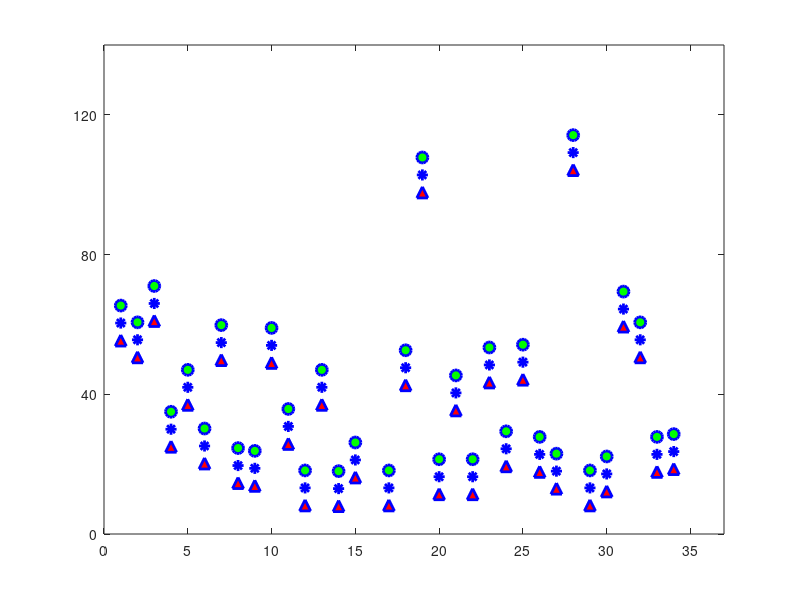

This chart was generated by the following MATLAB code: (Note: this script raises an error after producing the figure.)

clc;
clear all
AVB_TSN = 5+[50.4 45.6 56.0 20.0 32.0 15.2 44.8 9.6 8.8 44.0 20.8 3.2 32.0 3 11.2 149.6 3.2 37.6 92.8 6.4 30.4 6.4 38.4 14.4 39.2 12.8 8.0 99.2 3.2 7.2 54.4 45.6 12.8 13.6];
AVB_NP = 15+[50.4 45.6 56.0 20.0 32.0 15.2 44.8 9.6 8.8 44.0 20.8 3.2 32.0 3 11.2 149.6 3.2 37.6 92.8 6.4 30.4 6.4 38.4 14.4 39.2 12.8 8.0 99.2 3.2 7.2 54.4 45.6 12.8 13.6];
AVB_P = 10+[50.4 45.6 56.0 20.0 32.0 15.2 44.8 9.6 8.8 44.0 20.8 3.2 32.0 3 11.2 149.6 3.2 37.6 92.8 6.4 30.4 6.4 38.4 14.4 39.2 12.8 8.0 99.2 3.2 7.2 54.4 45.6 12.8 13.6];
t = 1:34;

plot(t,AVB_TSN,'^',...
     'LineWidth',2,...
    'MarkerSize',8,... 
     'MarkerEdgeColor','b',...
      'MarkerFaceColor','r');
hold on
  
  plot(t,AVB_NP,'o',...       
    'LineWidth',2,...              % Marker Line Width
    'MarkerSize',8,...            % Marker Size
    'MarkerEdgeColor','b',...      % Marker Edge Color
    'MarkerFaceColor','g');        % Marker face color 

hold on
  
  plot(t,AVB_P,'*',...       
    'LineWidth',2,...              % Marker Line Width
    'MarkerSize',8,...            % Marker Size
    'MarkerEdgeColor','b',...      % Marker Edge Color
    'MarkerFaceColor','g');        % Marker face color 
hold off


xlim([0 37])                % X-Axis Limit 
ylim([0 140])              % Y-Axis Limit
xticks(0:5:35);     % Increment Limit in the X-Axis
yticks(0:40:120);         % Increment Limit in the Y-Axis


% properties of XTickLabel
 ax=gca;
 a = get(gca,'XTickLabel');
 ax.Color = 'w'; % Backgroud color 
 ax.FontName = 'Times New Roman'; %Front of the XTickLabel
 ax.FontWeight='bold';  % Front type of the XTickLabel
 ax.FontSize=18;         % Front size of the XTickLabel
 ax.FontAngle='normal';  % front type, Can be 'italic'
 ax.TickDir='in';        % line tik , can be 'out';'both'

  %%
% properties of YTickLabel
 ax=gca;
 a = get(gca,'YTickLabel');
 ax.Color = 'w'; % Backgroud color 
 ax.FontName = 'Times New Roman';%Front of the YTickLabel
 ax.FontWeight='bold';% Front type of the YTickLabel
 ax.FontSize=18;% Front size of the YTickLabel
 ax.FontAngle='normal';% front type, Can be 'italic'
 ax.TickDir='in'; % line tik , can be 'out';'both'

%%
% Properties of X-Label
xlab=xlabel('AVB Traffic Flow'); % Text Title of the X-Label
xlab.FontSize=18;                      % Text Front Size of the X-Label
xlab.FontName=('Times New Roman');     % Text Type of front for X-Label
xlab.FontWeight='bold';                % Text Type of front, can be 'normal'
xlab.Color=('k');                      % Text color of the X-Label
ax.XAxis.LineWidth = 1.5;                % Width of the X-Axis Line Bar
ax.XAxis.Color = 'k';                  % Color of the X-Axis Line Bar

%%
% Properties of Y-Label
ylab=ylabel('WCDs(\mus)'); % Text Title of the Y-Label
ylab.FontSize=18;                         % Text Front Size of the Y-Label
ylab.FontName=('Times New Roman');        % Text Type of front for Y-Label
ylab.FontWeight='bold';                   % Text Type of front, can be 'normal'
ylab.Color=('k');                         % Text color of the Y-Label
ax.YAxis.LineWidth = 1.5;                 % Width of the Y-Axis Line Bar
ax.YAxis.Color = 'k';     
%%
%%
% properties of the Legend
h=legend('\boldmath $ TSN $ \boldmath $ Switch $','\boldmath $ Nonpreemption $ \boldmath $ SS $','\boldmath $ Preemption $ \boldmath $ SS $'); % Legend name inside the box
%h = legend('\boldmath$\bar{\delta}$');
set(h, 'Interpreter', 'latex','FontName','Time New Roman');
% h.FontSize = 18;              % Text Frontsize of the legend
 %h.FontName='Time New Roman'; % Text Frontname of the legend
% h.TextColor='k';              % Text color in the legend
% h.Location='East';    % Position of the Legend
% h.FontWeight='bold';          % Text Legend front
% h.EdgeColor='k';              % Legend box color
% h.LineWidth =1.5;             % Width of the box outline
% h.Orientation='vertical';     % Oriention of the legend 'horizontal'
% h.Box='on'; % Legend box 'boxoff'
% lgd.Title.FontSize = 14; % Text Front size of the legend title
% lgd.Title.String='My Legend Title'; % Title of the Legend
% lgd.Numcilumns=2;  % Number of coloumns for the legend